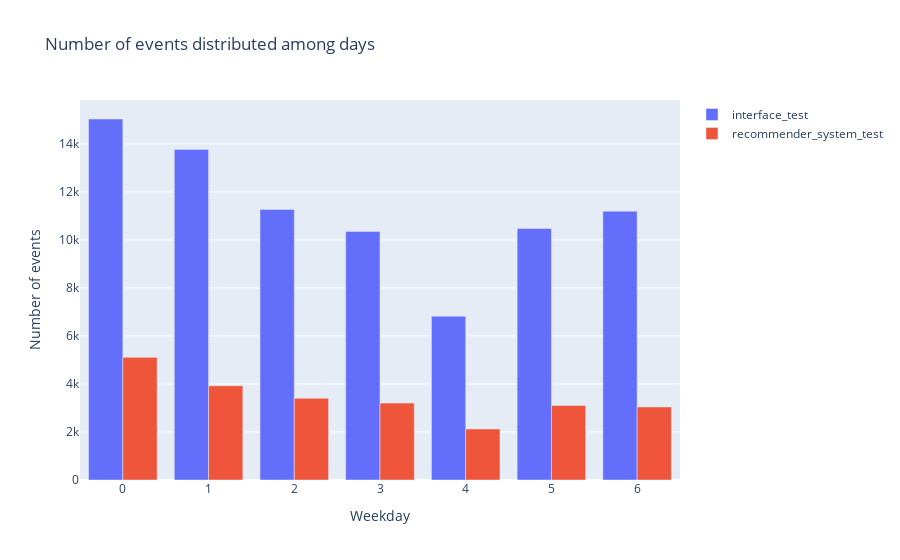

The cell this chart's notebook holds for it:
### Code cell
# plotting a plotly bar graph showing number of events per weekday for both the ab_tests
fig = go.Figure(data=[
    go.Bar(name='interface_test', x=interface_events_by_day['weekday'], y=interface_events_by_day.total_events),
    go.Bar(name='recommender_system_test', x=recommender_events_by_day['weekday'], y=recommender_events_by_day.total_events)
])
# Change the bar mode
fig.update_layout(barmode='group')
fig.update_layout(title='Number of events distributed among days',
                  yaxis={'title':'Number of events'},
                 xaxis={'title':'Weekday'})

fig.show()

### Figure 1 — Plotly figure (JSON) as saved in the notebook; plotly's stock layout.template omitted (floating-point values rounded to 4 significant figures)
{"data": [{"name": "interface_test", "type": "bar", "x": [0, 1, 2, 6, 5, 3, 4], "y": [15037, 13769, 11272, 11198, 10475, 10356, 6822]}, {"name": "recommender_system_test", "type": "bar", "x": [0, 1, 2, 3, 5, 6, 4], "y": [5108, 3923, 3405, 3203, 3101, 3043, 2126]}], "layout": {"barmode": "group", "title": {"text": "Number of events distributed among days"}, "xaxis": {"title": {"text": "Weekday"}}, "yaxis": {"title": {"text": "Number of events"}}}}
